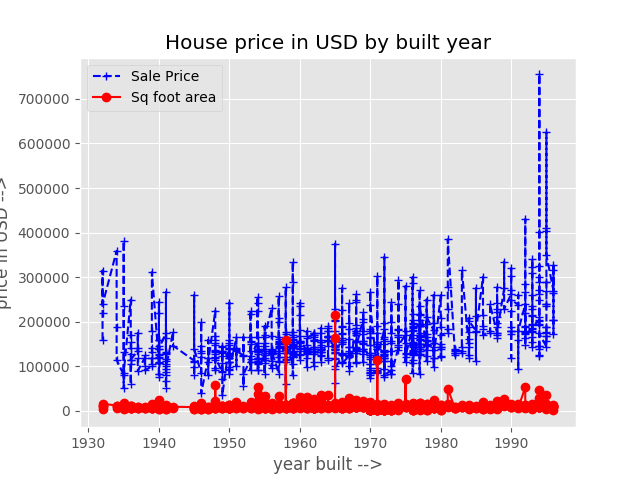

Recreate this plot in Python.
import matplotlib.pyplot as plt
import pandas as pd

plt.style.use('ggplot')
data_path = "/home/mash-tensor/universe/dev/github-runme/data-visualization/data/housing_prices/train.csv"
data = pd.read_csv(data_path)

data = data.sort_values(by=['YearBuilt'])

year_built = data['YearBuilt'][200:1000]
sale_price = data['SalePrice'][200:1000]
area = data["LotArea"][200:1000]

plt.plot(year_built, sale_price, label="Sale Price", color='b', linestyle='--', marker='+')
plt.plot(year_built, area, label="Sq foot area", color='r', linestyle='-', marker='o')

plt.xlabel("year built -->")
plt.ylabel("price in USD -->")

plt.legend()
# plt.tight_layout()
plt.grid(True)

plt.title('House price in USD by built year')
plt.savefig('./line_graph.png')
plt.show()
